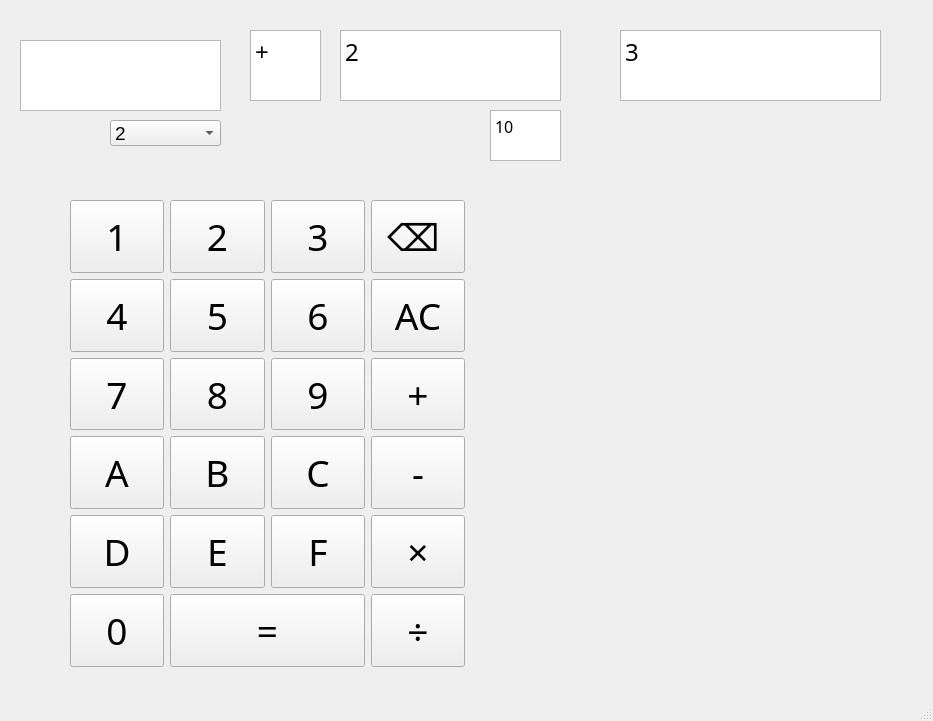
<?xml version="1.0" encoding="UTF-8"?>
<ui version="4.0">
 <class>Calculator</class>
 <widget class="QMainWindow" name="Calculator">
  <property name="geometry">
   <rect>
    <x>0</x>
    <y>0</y>
    <width>933</width>
    <height>721</height>
   </rect>
  </property>
  <property name="windowTitle">
   <string>Calculator</string>
  </property>
  <widget class="QWidget" name="centralwidget">
   <widget class="QWidget" name="gridLayoutWidget">
    <property name="geometry">
     <rect>
      <x>70</x>
      <y>200</y>
      <width>395</width>
      <height>467</height>
     </rect>
    </property>
    <layout class="QGridLayout" name="gridLayout">
     <item row="3" column="0">
      <widget class="QPushButton" name="pushButton_A">
       <property name="sizePolicy">
        <sizepolicy hsizetype="Expanding" vsizetype="Expanding">
         <horstretch>0</horstretch>
         <verstretch>0</verstretch>
        </sizepolicy>
       </property>
       <property name="font">
        <font>
         <family>Sylfaen</family>
         <pointsize>28</pointsize>
        </font>
       </property>
       <property name="text">
        <string>A</string>
       </property>
      </widget>
     </item>
     <item row="2" column="1">
      <widget class="QPushButton" name="pushButton_8">
       <property name="sizePolicy">
        <sizepolicy hsizetype="Expanding" vsizetype="Expanding">
         <horstretch>0</horstretch>
         <verstretch>0</verstretch>
        </sizepolicy>
       </property>
       <property name="font">
        <font>
         <family>Sylfaen</family>
         <pointsize>28</pointsize>
        </font>
       </property>
       <property name="text">
        <string>8</string>
       </property>
      </widget>
     </item>
     <item row="2" column="2">
      <widget class="QPushButton" name="pushButton_9">
       <property name="sizePolicy">
        <sizepolicy hsizetype="Expanding" vsizetype="Expanding">
         <horstretch>0</horstretch>
         <verstretch>0</verstretch>
        </sizepolicy>
       </property>
       <property name="font">
        <font>
         <family>Sylfaen</family>
         <pointsize>28</pointsize>
        </font>
       </property>
       <property name="text">
        <string>9</string>
       </property>
      </widget>
     </item>
     <item row="4" column="0">
      <widget class="QPushButton" name="pushButton_D">
       <property name="sizePolicy">
        <sizepolicy hsizetype="Expanding" vsizetype="Expanding">
         <horstretch>0</horstretch>
         <verstretch>0</verstretch>
        </sizepolicy>
       </property>
       <property name="font">
        <font>
         <family>Sylfaen</family>
         <pointsize>28</pointsize>
        </font>
       </property>
       <property name="text">
        <string>D</string>
       </property>
      </widget>
     </item>
     <item row="3" column="1">
      <widget class="QPushButton" name="pushButton_B">
       <property name="sizePolicy">
        <sizepolicy hsizetype="Expanding" vsizetype="Expanding">
         <horstretch>0</horstretch>
         <verstretch>0</verstretch>
        </sizepolicy>
       </property>
       <property name="font">
        <font>
         <family>Sylfaen</family>
         <pointsize>28</pointsize>
        </font>
       </property>
       <property name="text">
        <string>B</string>
       </property>
      </widget>
     </item>
     <item row="1" column="2">
      <widget class="QPushButton" name="pushButton_6">
       <property name="sizePolicy">
        <sizepolicy hsizetype="Expanding" vsizetype="Expanding">
         <horstretch>0</horstretch>
         <verstretch>0</verstretch>
        </sizepolicy>
       </property>
       <property name="font">
        <font>
         <family>Sylfaen</family>
         <pointsize>28</pointsize>
        </font>
       </property>
       <property name="text">
        <string>6</string>
       </property>
      </widget>
     </item>
     <item row="0" column="0">
      <widget class="QPushButton" name="pushButton_1">
       <property name="sizePolicy">
        <sizepolicy hsizetype="Expanding" vsizetype="Expanding">
         <horstretch>0</horstretch>
         <verstretch>0</verstretch>
        </sizepolicy>
       </property>
       <property name="font">
        <font>
         <family>Sylfaen</family>
         <pointsize>28</pointsize>
        </font>
       </property>
       <property name="text">
        <string>1</string>
       </property>
      </widget>
     </item>
     <item row="3" column="2">
      <widget class="QPushButton" name="pushButton_C">
       <property name="sizePolicy">
        <sizepolicy hsizetype="Expanding" vsizetype="Expanding">
         <horstretch>0</horstretch>
         <verstretch>0</verstretch>
        </sizepolicy>
       </property>
       <property name="font">
        <font>
         <family>Sylfaen</family>
         <pointsize>28</pointsize>
        </font>
       </property>
       <property name="text">
        <string>C</string>
       </property>
      </widget>
     </item>
     <item row="0" column="2">
      <widget class="QPushButton" name="pushButton_3">
       <property name="sizePolicy">
        <sizepolicy hsizetype="Expanding" vsizetype="Expanding">
         <horstretch>0</horstretch>
         <verstretch>0</verstretch>
        </sizepolicy>
       </property>
       <property name="font">
        <font>
         <family>Sylfaen</family>
         <pointsize>28</pointsize>
        </font>
       </property>
       <property name="text">
        <string>3</string>
       </property>
      </widget>
     </item>
     <item row="4" column="1">
      <widget class="QPushButton" name="pushButton_E">
       <property name="sizePolicy">
        <sizepolicy hsizetype="Expanding" vsizetype="Expanding">
         <horstretch>0</horstretch>
         <verstretch>0</verstretch>
        </sizepolicy>
       </property>
       <property name="font">
        <font>
         <family>Sylfaen</family>
         <pointsize>28</pointsize>
        </font>
       </property>
       <property name="text">
        <string>E</string>
       </property>
      </widget>
     </item>
     <item row="5" column="0">
      <widget class="QPushButton" name="pushButton_0">
       <property name="sizePolicy">
        <sizepolicy hsizetype="Expanding" vsizetype="Expanding">
         <horstretch>0</horstretch>
         <verstretch>0</verstretch>
        </sizepolicy>
       </property>
       <property name="font">
        <font>
         <family>Sylfaen</family>
         <pointsize>28</pointsize>
        </font>
       </property>
       <property name="text">
        <string>0</string>
       </property>
      </widget>
     </item>
     <item row="2" column="0">
      <widget class="QPushButton" name="pushButton_7">
       <property name="sizePolicy">
        <sizepolicy hsizetype="Expanding" vsizetype="Expanding">
         <horstretch>0</horstretch>
         <verstretch>0</verstretch>
        </sizepolicy>
       </property>
       <property name="font">
        <font>
         <family>Sylfaen</family>
         <pointsize>28</pointsize>
        </font>
       </property>
       <property name="text">
        <string>7</string>
       </property>
      </widget>
     </item>
     <item row="4" column="2">
      <widget class="QPushButton" name="pushButton_F">
       <property name="sizePolicy">
        <sizepolicy hsizetype="Expanding" vsizetype="Expanding">
         <horstretch>0</horstretch>
         <verstretch>0</verstretch>
        </sizepolicy>
       </property>
       <property name="font">
        <font>
         <family>Sylfaen</family>
         <pointsize>28</pointsize>
        </font>
       </property>
       <property name="text">
        <string>F</string>
       </property>
      </widget>
     </item>
     <item row="1" column="0">
      <widget class="QPushButton" name="pushButton_4">
       <property name="sizePolicy">
        <sizepolicy hsizetype="Expanding" vsizetype="Expanding">
         <horstretch>0</horstretch>
         <verstretch>0</verstretch>
        </sizepolicy>
       </property>
       <property name="font">
        <font>
         <family>Sylfaen</family>
         <pointsize>28</pointsize>
        </font>
       </property>
       <property name="text">
        <string>4</string>
       </property>
      </widget>
     </item>
     <item row="0" column="1">
      <widget class="QPushButton" name="pushButton_2">
       <property name="sizePolicy">
        <sizepolicy hsizetype="Expanding" vsizetype="Expanding">
         <horstretch>0</horstretch>
         <verstretch>0</verstretch>
        </sizepolicy>
       </property>
       <property name="font">
        <font>
         <family>Sylfaen</family>
         <pointsize>28</pointsize>
        </font>
       </property>
       <property name="text">
        <string>2</string>
       </property>
      </widget>
     </item>
     <item row="1" column="1">
      <widget class="QPushButton" name="pushButton_5">
       <property name="sizePolicy">
        <sizepolicy hsizetype="Expanding" vsizetype="Expanding">
         <horstretch>0</horstretch>
         <verstretch>0</verstretch>
        </sizepolicy>
       </property>
       <property name="font">
        <font>
         <family>Sylfaen</family>
         <pointsize>28</pointsize>
        </font>
       </property>
       <property name="text">
        <string>5</string>
       </property>
      </widget>
     </item>
     <item row="5" column="1" colspan="2">
      <widget class="QPushButton" name="pushButton_equal">
       <property name="sizePolicy">
        <sizepolicy hsizetype="Expanding" vsizetype="Expanding">
         <horstretch>0</horstretch>
         <verstretch>0</verstretch>
        </sizepolicy>
       </property>
       <property name="font">
        <font>
         <family>Sylfaen</family>
         <pointsize>28</pointsize>
        </font>
       </property>
       <property name="text">
        <string>=</string>
       </property>
      </widget>
     </item>
     <item row="5" column="3">
      <widget class="QPushButton" name="pushButton_divide">
       <property name="sizePolicy">
        <sizepolicy hsizetype="Expanding" vsizetype="Expanding">
         <horstretch>0</horstretch>
         <verstretch>0</verstretch>
        </sizepolicy>
       </property>
       <property name="font">
        <font>
         <family>Sylfaen</family>
         <pointsize>28</pointsize>
        </font>
       </property>
       <property name="text">
        <string>÷</string>
       </property>
      </widget>
     </item>
     <item row="4" column="3">
      <widget class="QPushButton" name="pushButton_multiply">
       <property name="sizePolicy">
        <sizepolicy hsizetype="Expanding" vsizetype="Expanding">
         <horstretch>0</horstretch>
         <verstretch>0</verstretch>
        </sizepolicy>
       </property>
       <property name="font">
        <font>
         <family>Sylfaen</family>
         <pointsize>28</pointsize>
        </font>
       </property>
       <property name="text">
        <string>×</string>
       </property>
      </widget>
     </item>
     <item row="3" column="3">
      <widget class="QPushButton" name="pushButton_minus">
       <property name="sizePolicy">
        <sizepolicy hsizetype="Expanding" vsizetype="Expanding">
         <horstretch>0</horstretch>
         <verstretch>0</verstretch>
        </sizepolicy>
       </property>
       <property name="font">
        <font>
         <family>Sylfaen</family>
         <pointsize>28</pointsize>
        </font>
       </property>
       <property name="text">
        <string>-</string>
       </property>
      </widget>
     </item>
     <item row="2" column="3">
      <widget class="QPushButton" name="pushButton_plus">
       <property name="sizePolicy">
        <sizepolicy hsizetype="Expanding" vsizetype="Expanding">
         <horstretch>0</horstretch>
         <verstretch>0</verstretch>
        </sizepolicy>
       </property>
       <property name="font">
        <font>
         <family>Sylfaen</family>
         <pointsize>28</pointsize>
        </font>
       </property>
       <property name="text">
        <string>+</string>
       </property>
      </widget>
     </item>
     <item row="1" column="3">
      <widget class="QPushButton" name="pushButton_AC">
       <property name="sizePolicy">
        <sizepolicy hsizetype="Expanding" vsizetype="Expanding">
         <horstretch>0</horstretch>
         <verstretch>0</verstretch>
        </sizepolicy>
       </property>
       <property name="font">
        <font>
         <family>Sylfaen</family>
         <pointsize>28</pointsize>
        </font>
       </property>
       <property name="text">
        <string>AC</string>
       </property>
      </widget>
     </item>
     <item row="0" column="3">
      <widget class="QPushButton" name="pushButton_delete">
       <property name="sizePolicy">
        <sizepolicy hsizetype="Expanding" vsizetype="Expanding">
         <horstretch>0</horstretch>
         <verstretch>0</verstretch>
        </sizepolicy>
       </property>
       <property name="font">
        <font>
         <family>Sylfaen</family>
         <pointsize>28</pointsize>
        </font>
       </property>
       <property name="text">
        <string>⌫ </string>
       </property>
      </widget>
     </item>
    </layout>
   </widget>
   <widget class="QPlainTextEdit" name="text_1var">
    <property name="geometry">
     <rect>
      <x>20</x>
      <y>40</y>
      <width>201</width>
      <height>71</height>
     </rect>
    </property>
    <property name="font">
     <font>
      <family>Sylfaen</family>
      <pointsize>18</pointsize>
     </font>
    </property>
    <property name="readOnly">
     <bool>false</bool>
    </property>
    <property name="plainText">
     <string/>
    </property>
   </widget>
   <widget class="QPlainTextEdit" name="text_2var">
    <property name="geometry">
     <rect>
      <x>340</x>
      <y>30</y>
      <width>221</width>
      <height>71</height>
     </rect>
    </property>
    <property name="font">
     <font>
      <family>Sylfaen</family>
      <pointsize>18</pointsize>
     </font>
    </property>
    <property name="readOnly">
     <bool>false</bool>
    </property>
    <property name="plainText">
     <string>2</string>
    </property>
   </widget>
   <widget class="QPlainTextEdit" name="text_answer">
    <property name="geometry">
     <rect>
      <x>620</x>
      <y>30</y>
      <width>261</width>
      <height>71</height>
     </rect>
    </property>
    <property name="font">
     <font>
      <family>Sylfaen</family>
      <pointsize>18</pointsize>
     </font>
    </property>
    <property name="readOnly">
     <bool>false</bool>
    </property>
    <property name="plainText">
     <string>3</string>
    </property>
   </widget>
   <widget class="QPlainTextEdit" name="text_sign">
    <property name="geometry">
     <rect>
      <x>250</x>
      <y>30</y>
      <width>71</width>
      <height>71</height>
     </rect>
    </property>
    <property name="font">
     <font>
      <family>Sylfaen</family>
      <pointsize>18</pointsize>
     </font>
    </property>
    <property name="readOnly">
     <bool>false</bool>
    </property>
    <property name="plainText">
     <string>+</string>
    </property>
   </widget>
   <widget class="QPlainTextEdit" name="text_2var_system">
    <property name="geometry">
     <rect>
      <x>490</x>
      <y>110</y>
      <width>71</width>
      <height>51</height>
     </rect>
    </property>
    <property name="font">
     <font>
      <family>Sylfaen</family>
      <pointsize>12</pointsize>
     </font>
    </property>
    <property name="readOnly">
     <bool>false</bool>
    </property>
    <property name="plainText">
     <string>10</string>
    </property>
   </widget>
   <widget class="QComboBox" name="comboBox">
    <property name="geometry">
     <rect>
      <x>110</x>
      <y>120</y>
      <width>111</width>
      <height>26</height>
     </rect>
    </property>
    <property name="font">
     <font>
      <pointsize>14</pointsize>
     </font>
    </property>
    <item>
     <property name="text">
      <string>2</string>
     </property>
    </item>
    <item>
     <property name="text">
      <string>3</string>
     </property>
    </item>
    <item>
     <property name="text">
      <string>4</string>
     </property>
    </item>
    <item>
     <property name="text">
      <string>5</string>
     </property>
    </item>
    <item>
     <property name="text">
      <string>6</string>
     </property>
    </item>
    <item>
     <property name="text">
      <string>7</string>
     </property>
    </item>
    <item>
     <property name="text">
      <string>8</string>
     </property>
    </item>
    <item>
     <property name="text">
      <string>9</string>
     </property>
    </item>
    <item>
     <property name="text">
      <string>10</string>
     </property>
    </item>
    <item>
     <property name="text">
      <string>11</string>
     </property>
    </item>
    <item>
     <property name="text">
      <string>12</string>
     </property>
    </item>
    <item>
     <property name="text">
      <string>13</string>
     </property>
    </item>
    <item>
     <property name="text">
      <string>14</string>
     </property>
    </item>
    <item>
     <property name="text">
      <string>15</string>
     </property>
    </item>
    <item>
     <property name="text">
      <string>16</string>
     </property>
    </item>
   </widget>
  </widget>
  <widget class="QMenuBar" name="menubar">
   <property name="geometry">
    <rect>
     <x>0</x>
     <y>0</y>
     <width>933</width>
     <height>26</height>
    </rect>
   </property>
  </widget>
  <widget class="QStatusBar" name="statusbar"/>
 </widget>
 <resources/>
 <connections/>
</ui>
